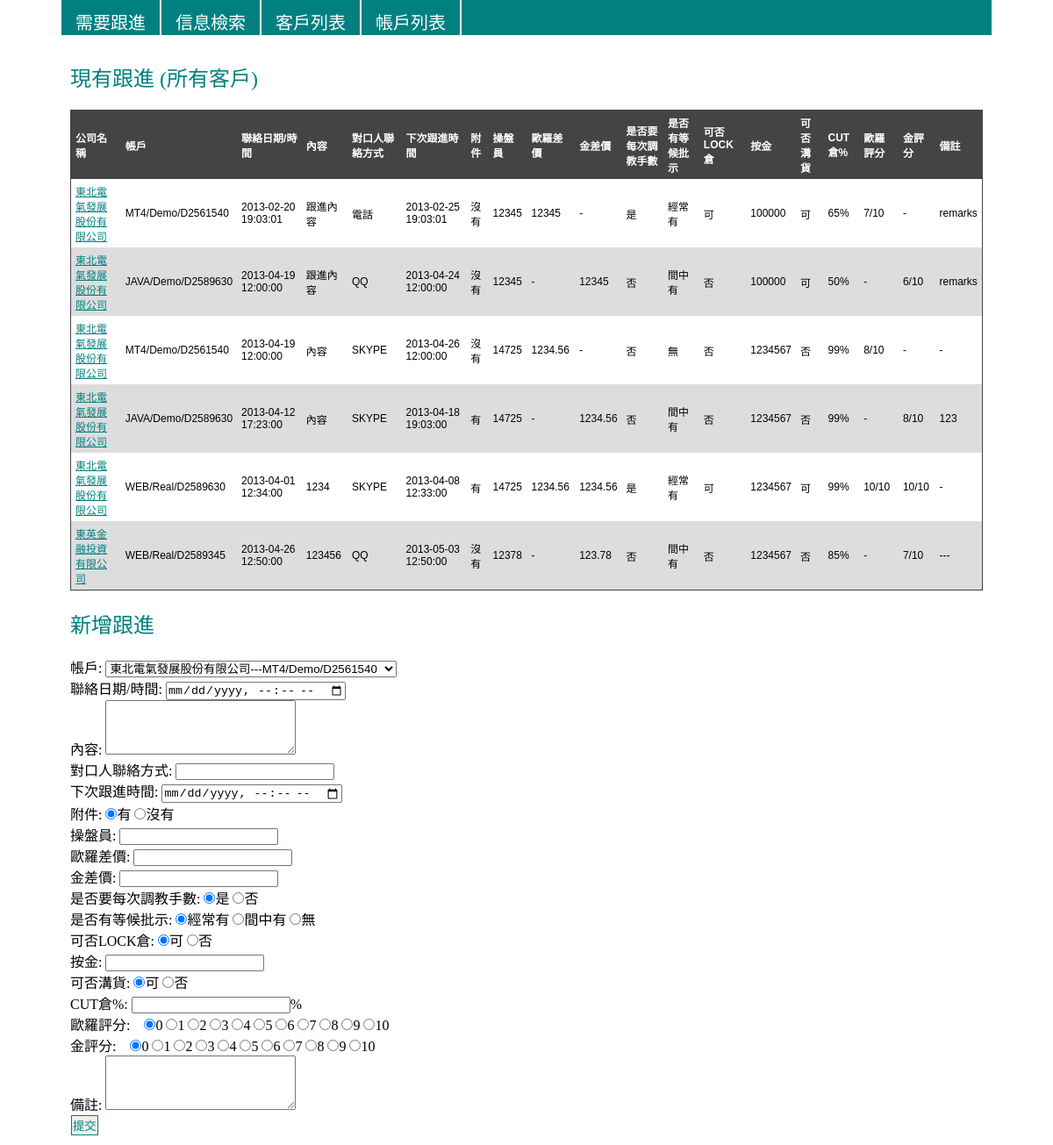
The page /archive/transactions.php on the database its author committed.
### tables this page shows
CREATE TABLE IF NOT EXISTS `crm_customers` (
  `id` int(11) NOT NULL AUTO_INCREMENT,
  `name` varchar(255) NOT NULL,
  `address` varchar(255) NOT NULL,
  `website` varchar(255) NOT NULL,
  `phone` int(11) NOT NULL,
  `email` varchar(255) NOT NULL,
  `fax` int(11) NOT NULL,
  `pic` varchar(255) NOT NULL,
  `im` varchar(255) NOT NULL,
  `deleted` tinyint(1) NOT NULL DEFAULT '0',
  PRIMARY KEY (`id`)
);

CREATE TABLE IF NOT EXISTS `crm_accounts` (
  `id` int(11) NOT NULL AUTO_INCREMENT,
  `cid` int(11) NOT NULL,
  `platform` varchar(4) NOT NULL,
  `type` varchar(4) NOT NULL,
  `ac` varchar(255) NOT NULL,
  `pw` varchar(255) NOT NULL,
  `link` varchar(255) NOT NULL,
  `contract` tinyint(1) NOT NULL,
  `trade_item` varchar(255) NOT NULL,
  `eur_dps` int(11) NOT NULL,
  `gold_dps` int(11) NOT NULL,
  `min` int(11) NOT NULL,
  `max` int(11) NOT NULL,
  `currency` varchar(255) NOT NULL,
  `remarks` varchar(255) NOT NULL,
  `deleted` tinyint(1) NOT NULL DEFAULT '0',
  PRIMARY KEY (`id`)
);

CREATE TABLE IF NOT EXISTS `crm_transactions` (
  `id` int(11) NOT NULL AUTO_INCREMENT,
  `aid` int(11) NOT NULL,
  `t_time` datetime NOT NULL,
  `content` varchar(255) NOT NULL,
  `contact` varchar(255) NOT NULL,
  `follow` datetime NOT NULL,
  `attachment` tinyint(1) NOT NULL,
  `agent` int(5) NOT NULL,
  `eur_diff` float NOT NULL,
  `gold_diff` float NOT NULL,
  `tune` tinyint(1) NOT NULL,
  `approval` varchar(6) NOT NULL,
  `lockable` tinyint(1) NOT NULL,
  `deposit` int(11) NOT NULL,
  `dilute` int(11) NOT NULL,
  `cut_p` int(3) NOT NULL,
  `eur_rate` int(2) NOT NULL,
  `gold_rate` int(2) NOT NULL,
  `remarks` varchar(255) NOT NULL,
  `deleted` tinyint(1) NOT NULL DEFAULT '0',
  PRIMARY KEY (`id`)
);

### archive/transactions.php (the view, shortened to what this page needs)
<?php
include 'DB/DB_CONNECT.php';
?>
<html>
<head>
	<?php include 'head.php'; ?>
</head>
<body>
	<div id="container">
		<?php include 'menu.php'; ?>
		<div id="content">
			<div>
				<p class="section-header">現有跟進<?php if(!isset($_GET["id"]) || empty($_GET["id"])){ ?> (所有客戶)<?php } ?></p>
				<table>
					<tr><?php if(!isset($_GET["id"]) || empty($_GET["id"])){ ?><th>公司名稱</th><?php } ?>
						<th>帳戶</th><th>聯絡日期/時間</th><th>內容</th><th>對口人聯絡方式</th><th>下次跟進時間</th><th>附件</th><th>操盤員</th>
						<th>歐羅差價</th><th>金差價</th><th>是否要每次調教手數</th><th>是否有等候批示</th><th>可否LOCK倉</th><th>按金</th><th>可否溝貨</th><th>CUT倉%</th>
						<th>歐羅評分</th><th>金評分</th><th>備註</th>
					</tr>
					<?php
					if(isset($_GET["id"]) && !empty($_GET["id"])){
						$accounts_sql = "SELECT a.platform, a.type, a.ac, t.* FROM crm_accounts a, crm_transactions t WHERE a.cid = " . $_GET["id"] . " AND a.id = t.aid";
					} else {
						$accounts_sql = "SELECT c.id, c.name, a.cid, a.platform, a.type, a.ac, t.* FROM crm_customers c, crm_accounts a, crm_transactions t WHERE c.id = a.cid AND a.id = t.aid";
					}
					if($result = mysqli_query($con, $accounts_sql)){
						while($row = mysqli_fetch_assoc($result)){
							switch ($row["approval"]) {
								case "always": $approval = "經常有"; break;
								case "often": $approval = "間中有"; break;
								case "no": $approval = "無"; break;
							}
					?>
					<tr><?php if(!isset($_GET["id"]) || empty($_GET["id"])){ ?><td><a href="transactions.php?id=<?=$row['cid']?>"><?=$row["name"]?></a></td><?php } ?>
						<td><?=$row["platform"]?>/<?=$row["type"]?>/<?=$row["ac"]?></td><td><?=$row["t_time"]?></td><td><?=$row["content"]?></td><td><?=$row["contact"]?></td>
						<td><?=$row["follow"]?></td><td><?=$row["attachment"]?'有':'沒有'?></td><td><?=$row["agent"]?></td><td><?=$row["eur_diff"]?$row["eur_diff"]:'-'?></td>
						<td><?=$row["gold_diff"]?$row["gold_diff"]:"-"?></td><td><?=$row["tune"]?'是':'否'?></td><td><?=$approval?></td><td><?=$row["lockable"]?'可':'否'?></td>
						<td><?=$row["deposit"]?></td><td><?=$row["dilute"]?'可':'否'?></td><td><?=$row["cut_p"]?>%</td><td><?=$row["eur_rate"]?$row["eur_rate"] . '/10':'-'?></td>
						<td><?=$row["gold_rate"]?$row["gold_rate"] . '/10':'-'?></td><td><?=$row["remarks"]?$row["remarks"]:'-'?></td></tr>
					<?php
						}
					}
					?>
				</table>
			</div>
			<div>
				<p class="section-header">新增跟進</p>
				<form method="post" action="<?=htmlentities($_SERVER['PHP_SELF'])?><?php if(isset($_GET["id"]) && !empty($_GET["id"])){ ?>?id=<?=$_GET['id']?><?php } ?>">
					帳戶: <select name="aid" id="aid">
					<?php
						if(!isset($_GET["id"]) || empty($_GET["id"])){
							$customers_sql = "SELECT c.name, a.id, a.platform, a.type, a.ac FROM crm_customers c, crm_accounts a WHERE c.id = a.cid";
						} else {
							$customers_sql = "SELECT id, platform, type, ac FROM crm_accounts WHERE cid=" . $_GET['id'];
						}
						if($result = mysqli_query($con, $customers_sql)){
							while($row = mysqli_fetch_assoc($result)){
					?>
						<option value="<?=$row['id']?>"><?php if(!isset($_GET["id"]) || empty($_GET["id"])){ echo $row["name"]; ?>---<?php } ?><?=$row["platform"]?>/<?=$row["type"]?>/<?=$row["ac"]?></option>
					<?php
							}
						}
					?>
					</select><br>
					聯絡日期/時間: <input type="datetime-local" name="t_time"><br>
					內容: <textarea rows="4" cols="25" name="content"></textarea><br>
					對口人聯絡方式: <input type="text" name="contact"><br>
					下次跟進時間: <input type="datetime-local" name="follow"><br>
					附件: <input type="radio" name="attachment" value="1" checked>有 <input type="radio" name="attachment" value="0">沒有<br>
					操盤員: <input type="text" name="agent"><br>
					歐羅差價: <input type="text" name="eur_diff"><br>
					金差價: <input type="text" name="gold_diff"><br>
					是否要每次調教手數: <input type="radio" name="tune" value="1" checked>是 <input type="radio" name="tune" value="0">否<br>
					是否有等候批示: <input type="radio" name="approval" value="always" checked>經常有 <input type="radio" name="approval" value="often">間中有
										<input type="radio" name="approval" value="no">無 <br>
					可否LOCK倉: <input type="radio" name="lockable" value="1" checked>可 <input type="radio" name="lockable" value="0">否<br>
					按金: <input type="text" name="deposit"><br>
					可否溝貨: <input type="radio" name="dilute" value="1" checked>可 <input type="radio" name="dilute" value="0">否<br>
					CUT倉%: <input type="text" name="cut_p">%<br>
					歐羅評分:　<input type="radio" name="eur_rate" value="0" checked>0 <?php for($i=1;$i<=10;$i++){ ?><input type="radio" name="eur_rate" value="<?=$i?>"><?=$i?> <?php } ?><br>
					金評分:　<input type="radio" name="gold_rate" value="0" checked>0 <?php for($i=1;$i<=10;$i++){ ?><input type="radio" name="gold_rate" value="<?=$i?>"><?=$i?> <?php } ?><br>
					備註: <textarea rows="4" cols="25" name="remarks"></textarea><br>
					<input type="submit" name="submit" value="提交"><br>
				</form>
			</div>
		</div>
	</div>
</body>
</html>

### css/common.css (style rules this page uses)
* { margin: 0; padding: 0; }
body { font-family: Calibre, "微�����������, sans-serif; font-weight: bold; }
a { color: #008080 ; }
table { border: 1px solid #444; border-collapse:collapse; font-family: Calibre, sans-serif; font-size: 12px; width: 100%; }
tr:nth-child(odd) { background-color: #ddd; }
th { background-color: #444; color: #fff; padding: 5px; text-align: left; }
td { padding: 5px; }
input[type=submit], input[type=button] { color: #008080; cursor: pointer; border: 1px solid #008080; margin: 1px; padding: 1px; }
.section-header { color: #008080; font-size: 24px; margin: 20px 0; }
#container { margin: 0 70px; }
#content { padding: 10px; }

### rows shown on the page
crm_customers: name "東北電氣發展股份有限公司", crm_accounts.platform "MT4", crm_accounts.type "Demo", crm_accounts.ac "D2561540", crm_transactions.t_time "2013-02-20 19:03:01", crm_transactions.content "跟進內容", crm_transactions.contact "電話", crm_transactions.follow "2013-02-25 19:03:01", shows "沒有", crm_transactions.agent "12345", crm_transactions.eur_diff "12345", shows "是", crm_transactions.approval "經常有", shows "可", crm_transactions.deposit "100000", crm_transactions.cut_p "65", crm_transactions.eur_rate "7", crm_transactions.remarks "remarks", crm_accounts.platform "JAVA", crm_accounts.ac "D2589630", crm_transactions.t_time "2013-04-19 12:00:00", crm_transactions.contact "QQ", crm_transactions.follow "2013-04-24 12:00:00", crm_transactions.gold_diff "12345", crm_transactions.approval "間中有", crm_transactions.cut_p "50", crm_transactions.gold_rate "6", crm_transactions.content "內容", crm_transactions.contact "SKYPE", crm_transactions.follow "2013-04-26 12:00:00", crm_transactions.agent "14725", crm_transactions.eur_diff "1234.56", crm_transactions.approval "無", crm_transactions.deposit "1234567", shows "否", crm_transactions.cut_p "99", crm_transactions.eur_rate "8", crm_transactions.t_time "2013-04-12 17:23:00", crm_transactions.follow "2013-04-18 19:03:00", crm_transactions.gold_diff "1234.56", crm_transactions.gold_rate "8", crm_transactions.remarks "123", crm_accounts.platform "WEB", crm_accounts.type "Real", crm_transactions.t_time "2013-04-01 12:34:00", crm_transactions.content "1234", crm_transactions.follow "2013-04-08 12:33:00", crm_transactions.eur_rate "10", crm_transactions.gold_rate "10"
crm_customers: name "東英金融投資有限公司", crm_accounts.platform "WEB", crm_accounts.type "Real", crm_accounts.ac "D2589345", crm_transactions.t_time "2013-04-26 12:50:00", crm_transactions.content "123456", crm_transactions.contact "QQ", crm_transactions.follow "2013-05-03 12:50:00", shows "沒有", crm_transactions.agent "12378", crm_transactions.gold_diff "123.78", shows "否", crm_transactions.approval "間中有", crm_transactions.deposit "1234567", crm_transactions.cut_p "85", crm_transactions.gold_rate "7", crm_transactions.remarks "---"

### other values the page prints
form field aid "東北電氣發展股份有限公司---MT4/Demo/D2561540"
